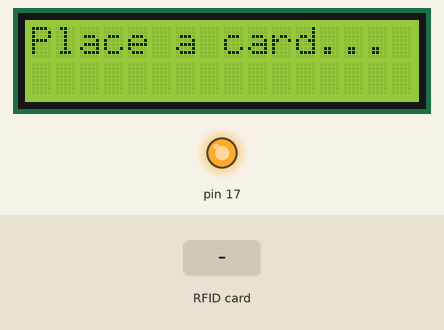
The sketch below on a simulated Arduino Leonardo, built with avr-gcc and run on an emulated ATmega32U4. Parts: 16×2 character LCD, output pins drawn as LEDs (lit = HIGH). The inputs (shaded band) are chosen by the test bench. What the sketch prints to the serial monitor is not drawn.

Above: at 1.3 s.
1.4 s: RFID card 5E 7A 19 C4 held to the reader
At 2.3 s:
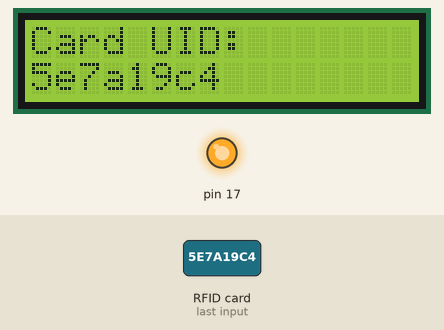
Timing chart, 0 to 4.4 s (numbered marks = the images above; inputs shaded):
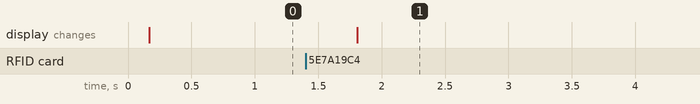

The sketch:

cpp.ino
```cpp
#include <Wire.h>
#include <LiquidCrystal_I2C.h>
#include <MFRC522.h>
#include <SoftwareSerial.h>

// Set the I2C address of your LCD module
int lcdAddress = 0x27; // Change this according to your LCD module

// Set the number of columns and rows of your LCD module
int lcdColumns = 16;
int lcdRows = 2;

// Create an instance of the LiquidCrystal_I2C class
LiquidCrystal_I2C lcd(lcdAddress, lcdColumns, lcdRows);

// Create an instance of the MFRC522 class
MFRC522 mfrc522(10, 9); // SDA, RST

// Create an instance of SoftwareSerial for the new RX pin
SoftwareSerial mySerial(2, 1); // RX, TX

// Function prototype
String getCardUID();

void setup() {
  Wire.begin();
  mySerial.begin(9600); // Use the baud rate suitable for your application
  Serial.begin(9600);   // Use the baud rate suitable for your application
  while (!Serial);       // Leonardo: wait for Serial Monitor

  // Initialize the LCD
  lcd.begin(lcdColumns, lcdRows);
  lcd.backlight(); // Turn on the backlight

  Serial.println("\nI2C Scanner and RFID Reader");

  SPI.begin();      // Initiate SPI bus
  mfrc522.PCD_Init(); // Initiate MFRC522
}

void loop() {
  // RFID Reader part
  lcd.clear();
  lcd.setCursor(0, 0);
  lcd.print("Place a card...");

  Serial.println("Place a card...");

  // Check if a card is present and read its UID
  if (mfrc522.PICC_IsNewCardPresent() && mfrc522.PICC_ReadCardSerial()) {
    lcd.clear();
    lcd.setCursor(0, 0);
    lcd.print("Card UID:");
    lcd.setCursor(0, 1);
    String uid = getCardUID();
    lcd.print(uid);

    Serial.print("Card UID: ");
    Serial.println(uid);

    // Send UID to ESP8266 over SoftwareSerial
    mySerial.println(uid);

    // Wait for ESP8266 response (access granted/denied) - handle this in ESP8266 code
    delay(10000); // Adjust the delay as needed
  }

  delay(500); // Small delay for stability
}

// Function to get the card UID
String getCardUID() {
  String cardUID = "";
  for (byte i = 0; i < mfrc522.uid.size; i++) {
    cardUID += String(mfrc522.uid.uidByte[i] < 0x10 ? "0" : "");
    cardUID += String(mfrc522.uid.uidByte[i], HEX);
  }
  return cardUID;
}
```

Measured:
- after the input at 1.4 s, the display: changes after 0.41 s (image 1)
